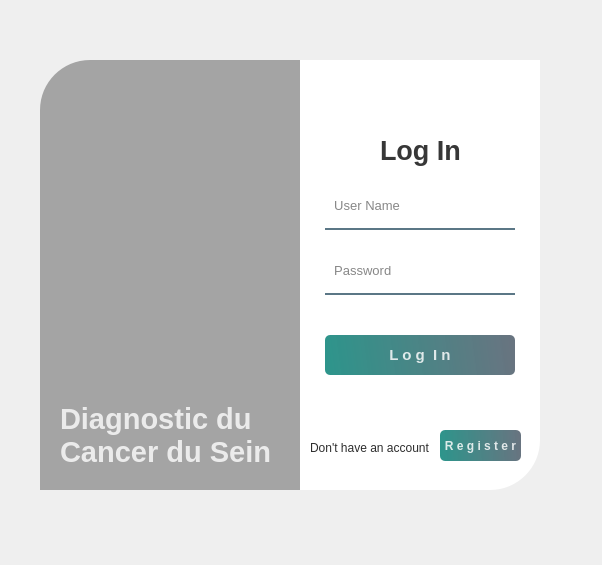
<?xml version="1.0" encoding="UTF-8"?>
<ui version="4.0">
 <class>Form</class>
 <widget class="QWidget" name="Form">
  <property name="geometry">
   <rect>
    <x>0</x>
    <y>0</y>
    <width>602</width>
    <height>565</height>
   </rect>
  </property>
  <property name="windowTitle">
   <string>Form</string>
  </property>
  <widget class="QWidget" name="widget" native="true">
   <property name="geometry">
    <rect>
     <x>30</x>
     <y>30</y>
     <width>550</width>
     <height>500</height>
    </rect>
   </property>
   <property name="styleSheet">
    <string notr="true">QPushButton#pushButton, #pushButton_6, #pushButton_7{
	background-color: qlineargradient(spread:pad, x1:0, y1:0.505682, x2:1, y2:0.477, stop:0 rgba(11, 131, 120, 219), stop:1 rgba(85, 98, 112, 226));
	color:rgba(255, 255, 255, 210);
	border-radius:5px;
}

QPushButton#pushButton:hover, #pushButton_6:hover, #pushButton_7:hover{
	background-color: qlineargradient(spread:pad, x1:0, y1:0.505682, x2:1, y2:0.477, stop:0 rgba(150, 123, 111, 219), stop:1 rgba(85, 81, 84, 226));
}

QPushButton#pushButton:pressed, #pushButton_6:pressed, #pushButton_7:pressed{
	padding-left:5px;
	padding-top:5px;
	background-color:rgba(150, 123, 111, 255);
}

QPushButton#pushButton_2, #pushButton_3, #pushButton_4, #pushButton_5{
	background-color: rgba(0, 0, 0, 0);
	color:rgba(85, 98, 112, 255);
}

QPushButton#pushButton_2:hover, #pushButton_3:hover, #pushButton_4:hover, #pushButton_5:hover{
	color: rgba(131, 96, 53, 255);
}

QPushButton#pushButton_2:pressed, #pushButton_3:pressed, #pushButton_4:pressed, #pushButton_5:pressed{
	padding-left:5px;
	padding-top:5px;
	color:rgba(91, 88, 53, 255);
}

</string>
   </property>
   <widget class="QLabel" name="label">
    <property name="geometry">
     <rect>
      <x>10</x>
      <y>30</y>
      <width>280</width>
      <height>430</height>
     </rect>
    </property>
    <property name="styleSheet">
     <string notr="true">border-image: url(:/images/image3.png);
border-top-left-radius: 50px;</string>
    </property>
    <property name="text">
     <string/>
    </property>
   </widget>
   <widget class="QLabel" name="label_2">
    <property name="geometry">
     <rect>
      <x>10</x>
      <y>30</y>
      <width>280</width>
      <height>430</height>
     </rect>
    </property>
    <property name="styleSheet">
     <string notr="true">background-color:rgba(0, 0, 0, 80);
border-top-left-radius: 50px;</string>
    </property>
    <property name="text">
     <string/>
    </property>
   </widget>
   <widget class="QLabel" name="label_3">
    <property name="geometry">
     <rect>
      <x>270</x>
      <y>30</y>
      <width>240</width>
      <height>430</height>
     </rect>
    </property>
    <property name="styleSheet">
     <string notr="true">background-color:rgba(255, 255, 255, 255);
border-bottom-right-radius: 50px;</string>
    </property>
    <property name="text">
     <string/>
    </property>
   </widget>
   <widget class="QLabel" name="label_7">
    <property name="geometry">
     <rect>
      <x>30</x>
      <y>360</y>
      <width>231</width>
      <height>91</height>
     </rect>
    </property>
    <property name="font">
     <font>
      <pointsize>22</pointsize>
      <bold>true</bold>
     </font>
    </property>
    <property name="styleSheet">
     <string notr="true">color:rgba(255, 255, 255, 200);</string>
    </property>
    <property name="text">
     <string>Diagnostic du 
Cancer du Sein</string>
    </property>
   </widget>
   <widget class="QWidget" name="widget_2" native="true">
    <property name="geometry">
     <rect>
      <x>280</x>
      <y>80</y>
      <width>220</width>
      <height>315</height>
     </rect>
    </property>
    <widget class="QLabel" name="label_4">
     <property name="geometry">
      <rect>
       <x>70</x>
       <y>20</y>
       <width>100</width>
       <height>40</height>
      </rect>
     </property>
     <property name="font">
      <font>
       <pointsize>20</pointsize>
       <bold>true</bold>
      </font>
     </property>
     <property name="styleSheet">
      <string notr="true">color:rgba(0, 0, 0, 200);</string>
     </property>
     <property name="text">
      <string>Log In</string>
     </property>
    </widget>
    <widget class="QLineEdit" name="lineEdit_2">
     <property name="geometry">
      <rect>
       <x>15</x>
       <y>145</y>
       <width>190</width>
       <height>40</height>
      </rect>
     </property>
     <property name="font">
      <font>
       <pointsize>10</pointsize>
      </font>
     </property>
     <property name="styleSheet">
      <string notr="true">background-color:rgba(0, 0, 0, 0);
border:none;
border-bottom:2px solid rgba(46, 82, 101, 200);
color:rgba(0, 0, 0, 240);
padding-bottom:7px;</string>
     </property>
     <property name="echoMode">
      <enum>QLineEdit::Password</enum>
     </property>
     <property name="placeholderText">
      <string>  Password</string>
     </property>
    </widget>
    <widget class="QLineEdit" name="lineEdit">
     <property name="geometry">
      <rect>
       <x>15</x>
       <y>80</y>
       <width>190</width>
       <height>40</height>
      </rect>
     </property>
     <property name="font">
      <font>
       <pointsize>10</pointsize>
      </font>
     </property>
     <property name="styleSheet">
      <string notr="true">background-color:rgba(0, 0, 0, 0);
border:none;
border-bottom:2px solid rgba(46, 82, 101, 200);
color:rgba(0, 0, 0, 240);
padding-bottom:7px;</string>
     </property>
     <property name="placeholderText">
      <string>  User Name</string>
     </property>
    </widget>
    <widget class="QPushButton" name="pushButton">
     <property name="geometry">
      <rect>
       <x>15</x>
       <y>225</y>
       <width>190</width>
       <height>40</height>
      </rect>
     </property>
     <property name="font">
      <font>
       <pointsize>11</pointsize>
       <bold>true</bold>
      </font>
     </property>
     <property name="text">
      <string>L o g  I n</string>
     </property>
    </widget>
   </widget>
   <widget class="QPushButton" name="pushButton_7">
    <property name="geometry">
     <rect>
      <x>410</x>
      <y>400</y>
      <width>81</width>
      <height>31</height>
     </rect>
    </property>
    <property name="font">
     <font>
      <family>Segoe UI</family>
      <pointsize>9</pointsize>
      <italic>false</italic>
      <bold>true</bold>
     </font>
    </property>
    <property name="styleSheet">
     <string notr="true">
font: 900 9pt &quot;Segoe UI&quot;;</string>
    </property>
    <property name="text">
     <string>R e g i s t e r</string>
    </property>
   </widget>
   <widget class="QLabel" name="label_5">
    <property name="geometry">
     <rect>
      <x>280</x>
      <y>410</y>
      <width>131</width>
      <height>16</height>
     </rect>
    </property>
    <property name="styleSheet">
     <string notr="true">color:rgba(0, 0, 0, 210);</string>
    </property>
    <property name="text">
     <string>Don't have an account</string>
    </property>
   </widget>
  </widget>
 </widget>
 <resources>
  <include location="resources.qrc"/>
 </resources>
 <connections/>
</ui>
